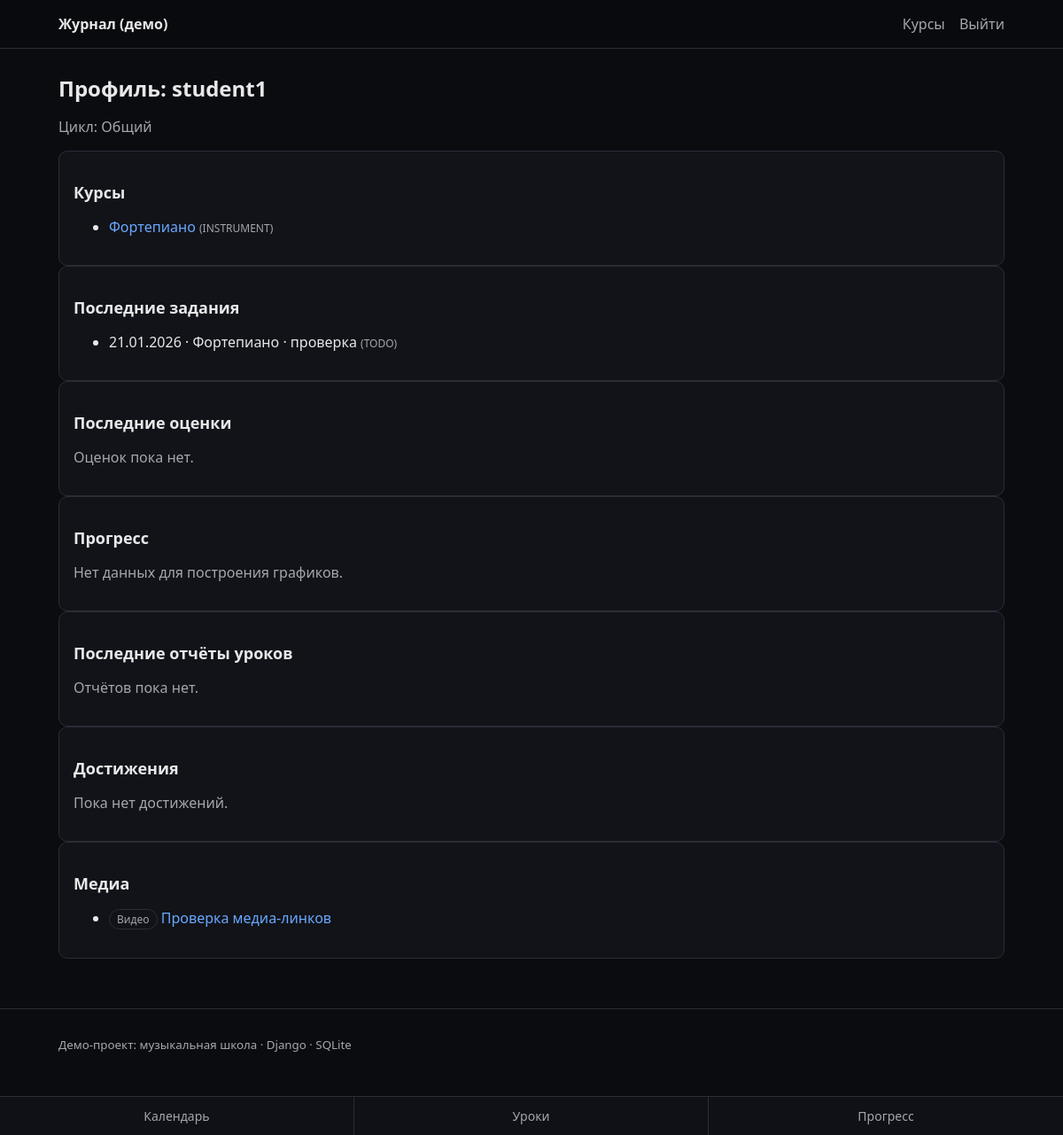
The app's page /students/3/profile/ (signed in) with its own data.
### apps/accounts/models.py (models this page shows, shortened)
class Profile(models.Model):
    class Role(models.TextChoices):
        ADMIN = "ADMIN", "Администратор"
        TEACHER = "TEACHER", "Преподаватель"
        STUDENT = "STUDENT", "Ученик"
        PARENT = "PARENT", "Родитель"
    class Cycle(models.TextChoices):
        GENERAL = "GENERAL", "Общий"
        BASIC = "BASIC", "Базовый"
        ACCELERATED = "ACCELERATED", "Ускоренный"
        EXTRA = "EXTRA", "Дополнительный"
    user = models.OneToOneField(settings.AUTH_USER_MODEL, on_delete=models.CASCADE, related_name="profile")
    role = models.CharField(max_length=16, choices=Role.choices)
    cycle = models.CharField(max_length=16, choices=Cycle.choices, default=Cycle.GENERAL)

### apps/school/models.py (models this page shows, shortened)
class Course(models.Model):
    name = models.CharField(max_length=200)
    course_type = models.ForeignKey(CourseType, on_delete=models.PROTECT, related_name="courses")
    teacher = models.ForeignKey(
        settings.AUTH_USER_MODEL,
        on_delete=models.SET_NULL,
        null=True,
        blank=True,
        related_name="teaching_courses",
    )

class CourseType(models.Model):
    name = models.CharField(max_length=120, unique=True)
    class Meta:
        ordering = ("name",)

### apps/homework/models.py (models this page shows, shortened)
class AssignmentTarget(models.Model):
    class Status(models.TextChoices):
        TODO = "TODO", "TODO"
        DONE = "DONE", "DONE"
    assignment = models.ForeignKey(Assignment, on_delete=models.CASCADE, related_name="targets")
    student = models.ForeignKey(settings.AUTH_USER_MODEL, on_delete=models.CASCADE, related_name="assignment_targets")
    status = models.CharField(max_length=10, choices=Status.choices, default=Status.TODO)
    student_comment = models.TextField(blank=True, default="")
    updated_at = models.DateTimeField(auto_now=True)
    class Meta:
        unique_together = ("assignment", "student")

class Assignment(models.Model):
    course = models.ForeignKey(Course, on_delete=models.CASCADE, related_name="assignments")
    title = models.CharField(max_length=200)
    description = models.TextField(blank=True, default="")
    due_date = models.DateField()
    created_by = models.ForeignKey(
        settings.AUTH_USER_MODEL,
        on_delete=models.CASCADE,
        related_name="created_assignments",
    )
    created_at = models.DateTimeField(auto_now_add=True)
    class Meta:
        ordering = ("due_date", "id")

### apps/portfolio/models.py (models this page shows, shortened)
class MediaLink(models.Model):
    class MediaType(models.TextChoices):
        PHOTO = "PHOTO", "Фото"
        VIDEO = "VIDEO", "Видео"
        AUDIO = "AUDIO", "Аудио"
    student = models.ForeignKey(settings.AUTH_USER_MODEL, on_delete=models.CASCADE, related_name="media_links")
    title = models.CharField(max_length=200)
    url = models.URLField()
    media_type = models.CharField(max_length=16, choices=MediaType.choices)
    created_at = models.DateTimeField(auto_now_add=True)
    class Meta:
        ordering = ("-created_at", "-id")

### apps/portfolio/views.py (the view)
# urls.py: path("students/<int:student_id>/profile/", student_profile, name="student_profile"),
def student_profile(request, student_id: int):
    if not request.user.is_authenticated:
        return HttpResponseForbidden("Требуется вход.")
    student = get_object_or_404(Profile.objects.select_related("user"), user_id=student_id, role=Profile.Role.STUDENT).user
    role = request.user.profile.role
    if role == Profile.Role.STUDENT:
        if request.user.id != student_id:
            return HttpResponseForbidden("Нет доступа.")
    elif role == Profile.Role.PARENT:
        if not ParentChild.objects.filter(parent=request.user, child_id=student_id).exists():
            return HttpResponseForbidden("Нет доступа.")
    elif role == Profile.Role.TEACHER:
        if not _teacher_can_view_student(request.user, student_id):
            return HttpResponseForbidden("Нет доступа.")
    courses = Course.objects.filter(enrollments__student_id=student_id).order_by("name")
    last_targets = (
        AssignmentTarget.objects.filter(student_id=student_id)
        .select_related("assignment", "assignment__course")
        .order_by("-updated_at")[:5]
    )
    last_grades = (
        Grade.objects.filter(student_id=student_id, score__isnull=False)
        .select_related("assessment", "assessment__course")
        .order_by("-id")[:5]
    )
    last_reports = (
        LessonReport.objects.filter(student_id=student_id)
        .select_related("lesson", "lesson__course")
        .order_by("-created_at")[:5]
    )
    achievements = Achievement.objects.filter(student_id=student_id).order_by("-date", "-id")
    media_links = MediaLink.objects.filter(student_id=student_id).order_by("-created_at", "-id")
    grade_series = (
        Grade.objects.filter(student_id=student_id, score__isnull=False)
        .select_related("assessment", "assessment__course")
        .order_by("assessment__id")
    )
    grade_labels = [f"{g.assessment.course.name}: {g.assessment.title}" for g in grade_series]
    grade_scores = [float(g.score) for g in grade_series]
    course_totals: dict[str, list[float]] = defaultdict(list)
    for grade in grade_series:
        course_totals[grade.assessment.course.name].append(float(grade.score))
    course_avg_labels = list(course_totals.keys())
    course_avg_scores = [
        round(sum(scores) / len(scores), 2) for scores in course_totals.values()
    ]
    chart_payload = {
        "gradeLabels": grade_labels,
        "gradeScores": grade_scores,
        "courseAvgLabels": course_avg_labels,
        "courseAvgScores": course_avg_scores,
    }
    chart_has_data = bool(grade_labels or course_avg_labels)
    return render(
        request,
        "portfolio/student_profile.html",
        {
            "student": student,
            "courses": courses,
            "last_targets": last_targets,
            "last_grades": last_grades,
            "last_reports": last_reports,
            "achievements": achievements,
            "media_links": media_links,
            "chart_payload": json.dumps(chart_payload, ensure_ascii=False),
            "chart_has_data": chart_has_data,
        },
    )

### apps/portfolio/views.py (called while the page is built)
def _teacher_can_view_student(teacher_user, student_id: int) -> bool:
    return Enrollment.objects.filter(course__teacher=teacher_user, student_id=student_id).exists()

### templates/portfolio/student_profile.html (shortened to what this page needs)
{% extends "base.html" %}
{% block content %}
  <h1>Профиль: {{ student.username }}</h1>
  <p class="muted">Цикл: {{ student.profile.get_cycle_display }}</p>
  <div class="card">
    <h2>Курсы</h2>
    {% if not courses %}
      <p class="muted">Нет курсов.</p>
    {% else %}
      <ul>
        {% for c in courses %}
          <li>
            <a href="/courses/{{ c.id }}/">{{ c.name }}</a>
            <span class="muted small">({{ c.course_type.name }})</span>
          </li>
        {% endfor %}
      </ul>
    {% endif %}
  </div>
  <div class="card">
    <h2>Последние задания</h2>
    {% if not last_targets %}
      <p class="muted">Нет назначенных заданий.</p>
    {% else %}
      <ul>
        {% for t in last_targets %}
          <li>
            {{ t.assignment.due_date|date:"d.m.Y" }} · {{ t.assignment.course.name }} · {{ t.assignment.title }}
            <span class="muted small">({{ t.status }})</span>
          </li>
        {% endfor %}
      </ul>
    {% endif %}
  </div>
  <div class="card">
    <h2>Последние оценки</h2>
    {% if not last_grades %}
      <p class="muted">Оценок пока нет.</p>
    {% endif %}
  </div>
  <div class="card">
    <h2>Прогресс</h2>
    {% if chart_has_data %}
      <div class="chart" id="grade-progress-chart"></div>
      <div class="chart" id="course-average-chart"></div>
      <script src="https://cdn.plot.ly/plotly-2.30.0.min.js"></script>
      <script>
        const payload = {{ chart_payload|safe }};
        const darkLayout = {
          template: 'plotly_dark',
          paper_bgcolor: '#0f1115',
          plot_bgcolor: '#0f1115',
          font: { color: '#f5f5f5' },
        };
        if (payload.gradeLabels.length) {
          Plotly.newPlot('grade-progress-chart', [{
            x: payload.gradeLabels,
            y: payload.gradeScores,
            type: 'scatter',
            mode: 'lines+markers',
          }], {
            title: 'Динамика оценок',
            margin: { t: 40, r: 20, b: 120, l: 40 },
            ...darkLayout,
          }, { displayModeBar: false });
        }
        if (payload.courseAvgLabels.length) {
          Plotly.newPlot('course-average-chart', [{
            x: payload.courseAvgLabels,
            y: payload.courseAvgScores,
            type: 'bar',
          }], {
            title: 'Средний балл по курсам',
            margin: { t: 40, r: 20, b: 80, l: 40 },
            ...darkLayout,
          }, { displayModeBar: false });
        }
      </script>
    {% else %}
      <p class="muted">Нет данных для построения графиков.</p>
    {% endif %}
  </div>
  <div class="card">
    <h2>Последние отчёты уроков</h2>
    {% if not last_reports %}
      <p class="muted">Отчётов пока нет.</p>
    {% endif %}
  </div>
  <div class="card">
    <h2>Достижения</h2>
    {% if not achievements %}
      <p class="muted">Пока нет достижений.</p>
    {% endif %}
  </div>
  <div class="card">
    <h2>Медиа</h2>
    {% if not media_links %}
      <p class="muted">Пока нет ссылок.</p>
    {% else %}
      <ul>
        {% for m in media_links %}
          <li>
            <span class="tag">{{ m.get_media_type_display }}</span>
            <a href="{{ m.url }}" target="_blank" rel="noopener noreferrer">{{ m.title }}</a>
          </li>
        {% endfor %}
      </ul>
    {% endif %}
  </div>
{% endblock %}

### static/css/main.css (style rules this page uses)
:root { --bg: #0b0c10; --panel: #111318; --text: #e8e8ea; --muted: #a6a6ad; --border: #2a2d36; --accent: #6aa8ff; --error: #ff6a6a; --ok: #7dff9b; }
* { box-sizing: border-box; }
body { margin: 0; font-family: system-ui, -apple-system, Segoe UI, Roboto, Arial, sans-serif; background: var(--bg); color: var(--text); }
a { color: var(--accent); text-decoration: none; }
h1 { font-size: 24px; margin: 12px 0 16px; }
h2 { font-size: 18px; margin: 18px 0 10px; }
.card { background: var(--panel); border: 1px solid var(--border); border-radius: 10px; padding: 16px; }
.muted { color: var(--muted); }
.small { font-size: 12px; }
.tag { display: inline-block; padding: 2px 8px; border-radius: 999px; border: 1px solid var(--border); color: var(--muted); font-size: 12px; }
body { padding-bottom: 64px; }

### records on screen
Course: name "Фортепиано", course_type.name "INSTRUMENT"
AssignmentTarget: assignment.due_date "21.01.2026", assignment.course.name "Фортепиано", assignment "проверка", status "TODO"
MediaLink: media_type "Видео", title "Проверка медиа-линков"

### other values on screen
{{ student.username }} "student1"
{{ student.profile.get_cycle_display }} "Общий"
